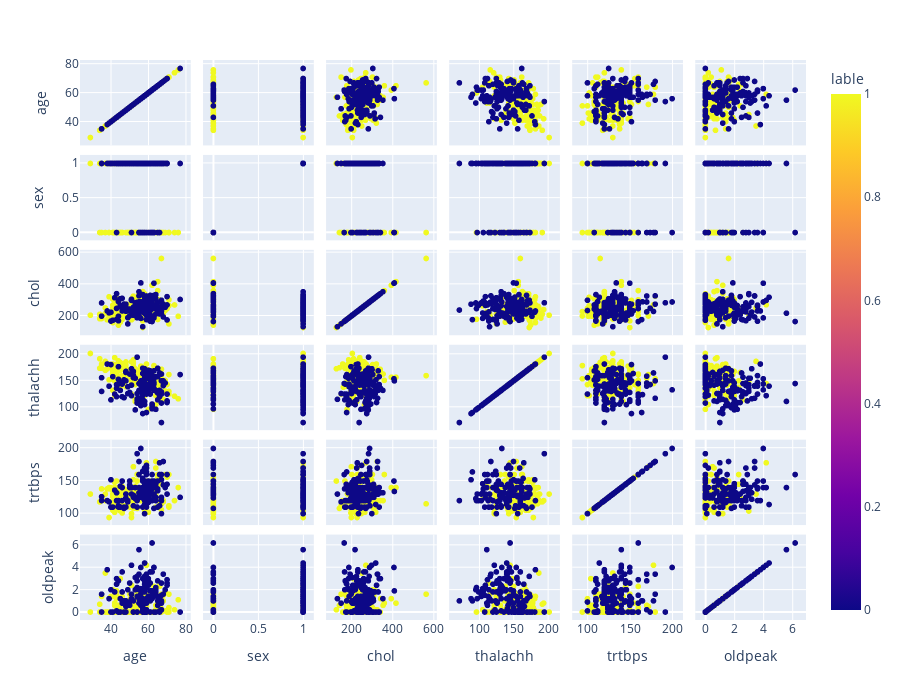

Here is the notebook cell this chart was saved with:
### Code cell
columns = ['age', 'sex', 'chol', 'thalachh', 'trtbps', 'oldpeak']

fig = px.scatter_matrix(data, dimensions=columns,
                        color='lable', height=700, width=900,
                        color_continuous_scale=px.colors.sequential.Plasma)

# Hiển thị biểu đồ
fig.show()

### Figure 1 — Plotly figure (JSON) as saved in the notebook; plotly's stock layout.template omitted (floating-point values rounded to 4 significant figures; data arrays with more than 128 entries replaced by an {"elided": "..."} marker saying what was removed)
{"data": [{"dimensions": [{"axis": {"matches": true}, "label": "age", "values": {"elided": "303 int values"}}, {"axis": {"matches": true}, "label": "sex", "values": {"elided": "303 int values"}}, {"axis": {"matches": true}, "label": "chol", "values": {"elided": "303 int values"}}, {"axis": {"matches": true}, "label": "thalachh", "values": {"elided": "303 int values"}}, {"axis": {"matches": true}, "label": "trtbps", "values": {"elided": "303 int values"}}, {"axis": {"matches": true}, "label": "oldpeak", "values": {"elided": "303 float values"}}], "hovertemplate": "%{xaxis.title.text}=%{x}<br>%{yaxis.title.text}=%{y}<br>lable=%{marker.color}<extra></extra>", "legendgroup": "", "marker": {"color": {"elided": "303 int values"}, "coloraxis": "coloraxis", "symbol": "circle"}, "name": "", "showlegend": false, "type": "splom"}], "layout": {"coloraxis": {"colorbar": {"title": {"text": "lable"}}, "colorscale": [[0, "#0d0887"], [0.1111, "#46039f"], [0.2222, "#7201a8"], [0.3333, "#9c179e"], [0.4444, "#bd3786"], [0.5556, "#d8576b"], [0.6667, "#ed7953"], [0.7778, "#fb9f3a"], [0.8889, "#fdca26"], [1, "#f0f921"]]}, "dragmode": "select", "height": 700, "legend": {"tracegroupgap": 0}, "margin": {"t": 60}, "width": 900}}
